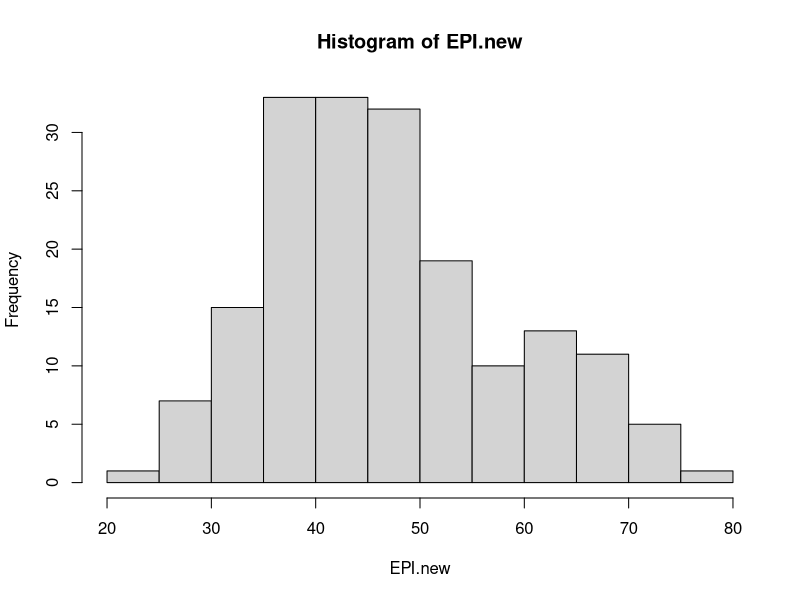
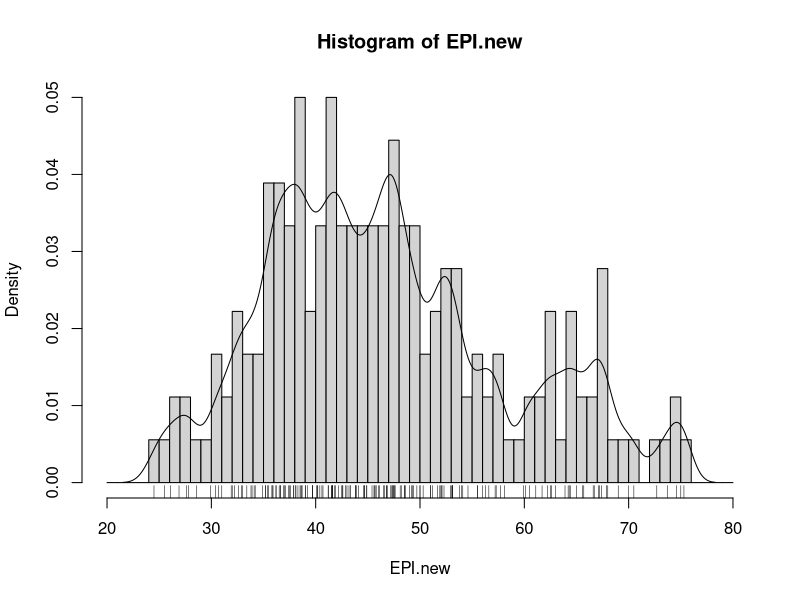
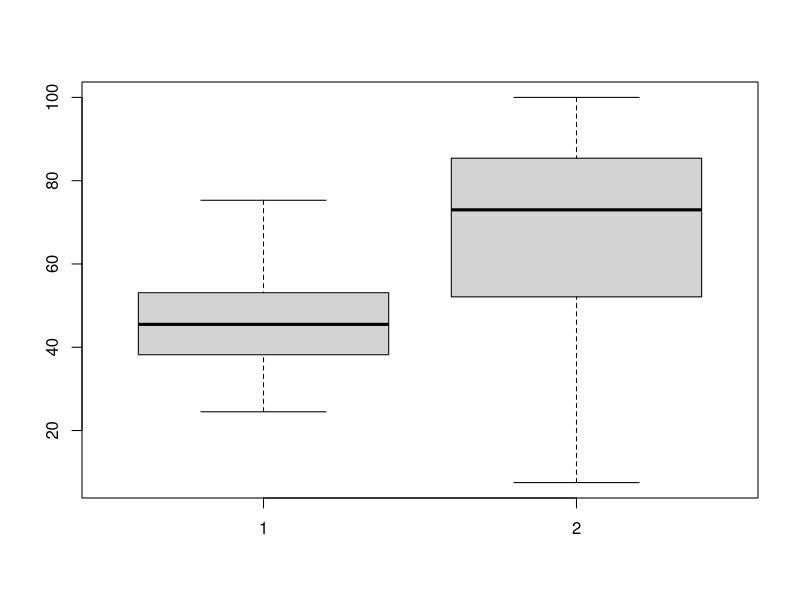
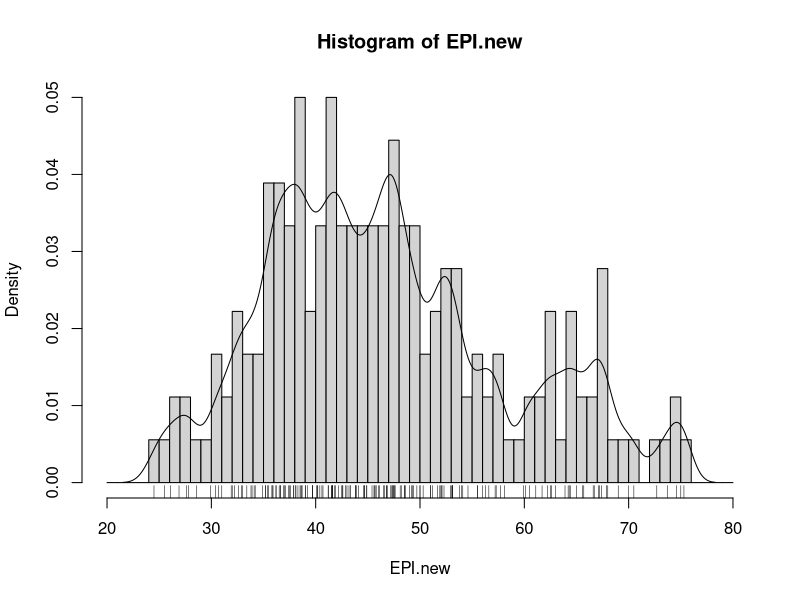
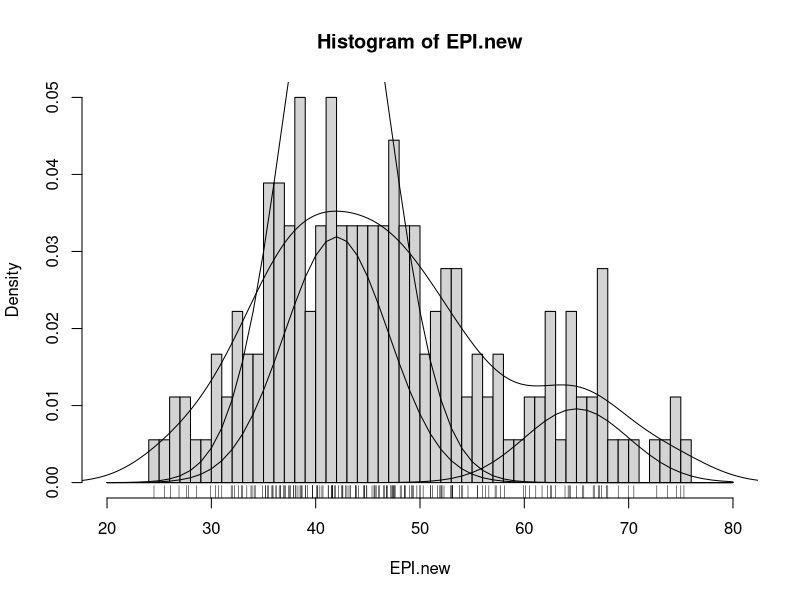
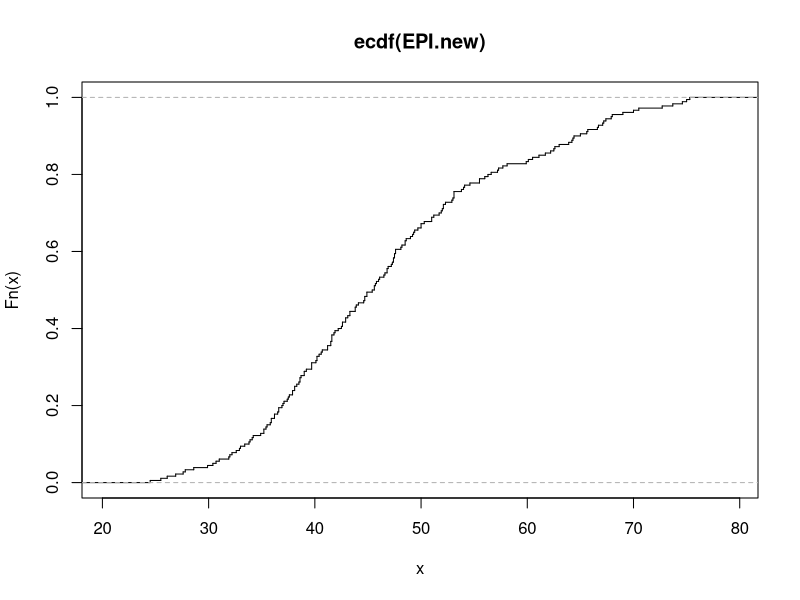
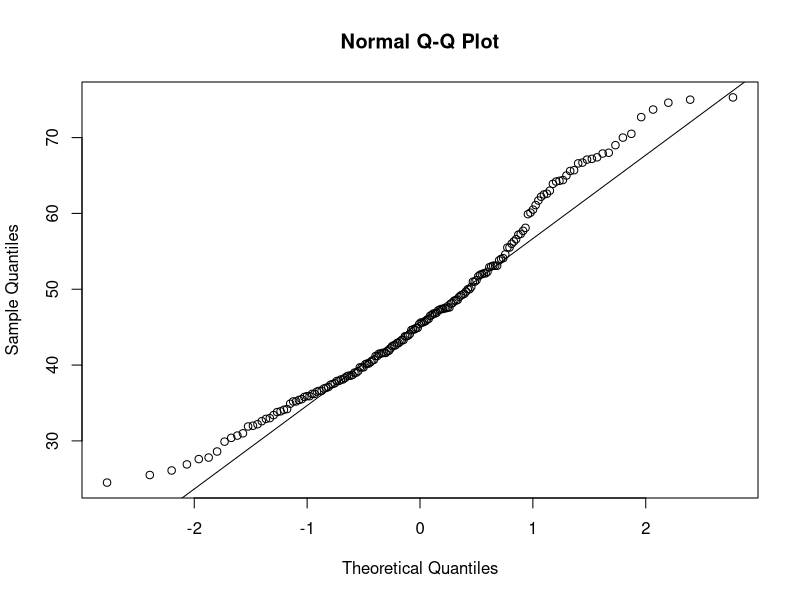
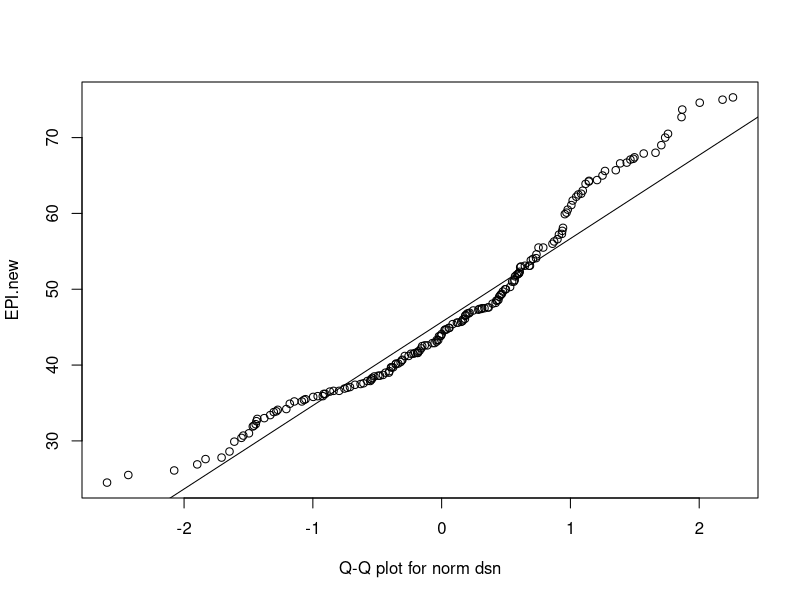

Write R code to recreate these figures, in order.
#slide 9
EPI_data <- read.csv("epi2024results06022024.csv") 
# Note: replace default data frame name – cannot start with numbers! Munging has begun! (ugh)

# Note: replace <path> with either a directory path or use: 

View(EPI_data)

#slide 10
attach(EPI_data)
EPI.new
NAs <- is.na(EPI.new)
EPI.new.noNAs <- EPI.new[!NAs]

# Exercise 1
summary(EPI.new)

fivenum(EPI.new,na.rm=TRUE)# [1] 32.1 48.6 59.2 67.6 93.5 
stem(EPI.new) # stem and leaf plot 
hist(EPI.new) 
hist(EPI.new, seq(20., 80., 1.0), prob=TRUE) 
lines(density(EPI.new,na.rm=TRUE,bw=1.)) # or try bw=“SJ” 
rug(EPI.new)#Use help(<command>), e.g. > help(stem) 

# comparing distributions
boxplot(EPI.new, APO.new)

#histogram of EPI.new
hist(EPI.new, seq(20., 80., 1.0), prob=TRUE)

lines (density(EPI.new,na.rm=TRUE,bw=1.)) 

rug(EPI.new)

# with bw="SJ"
hist(EPI.new, seq(20., 80., 1.0), prob=TRUE)

lines (density(EPI.new,na.rm=TRUE,bw="SJ")) 

rug(EPI.new) 

# making the histogram more satisfying

x<-seq(20,80,1) 

q<- dnorm(x,mean=42, sd=5,log=FALSE) 

lines(x,q)
lines(x,.4*q) 

q<-dnorm(x,mean=65, sd=5,log=FALSE) 

lines(x,.12*q) 


# Exercise 2

#Cumulative density function? 
plot(ecdf(EPI.new), do.points=FALSE, verticals=TRUE)


# Quantile-Quantile?
qqnorm(EPI.new); qqline(EPI.new) 

# Make a Q-Q plot against the generating distribution by: 
qqplot(rnorm(250), EPI.new, xlab = "Q-Q plot for norm dsn") 
qqline(EPI.new)

qqplot(rt(250, df = 5), EPI.new, xlab = "Q-Q plot for t dsn") 
qqline(EPI.new)

